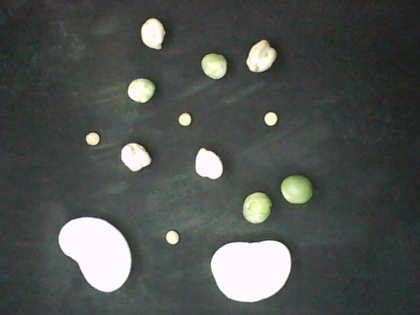
%> input picture foto.png, 420 x 315 px, shrunk from 637 x 477 before the run
$ octave operacionesMorfologicas.m   (GNU Octave 9; MATLAB toolbox functions it lacks are replaced by stand-ins)
%> lines starting %> are read from the running program, lines starting %| are printed output that depends on the picture; in (x1, y1, x2, y2) boxes, pixels count from 0 and x2, y2 are one past the last pixel; in counts of white or black regions, pixels touching at a corner belong together; the program's own positions count from 1
clear all; close all; clc;
closepreview;
%> (this line was passed over: closepreview is not available in this run)
% [8 lines of commented-out code are left out]

I=imread('foto.png');
%> I is the input picture: size 315x420x3 uint8; mean R, G, B 78.5, 83.5, 79.5
imshow(uint8(I));
impixelinfo;

Igray=rgb2gray(I);
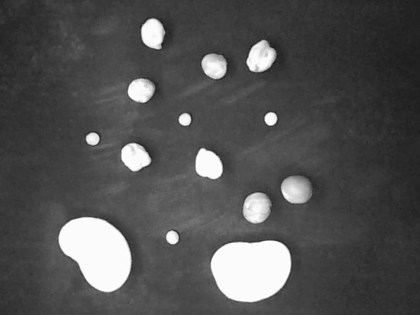
%> Igray: size 315x420 uint8; min 25, max 255, mean 81.6
%% Recuantizacion
%
% r=8;   % nuevo r (8 tonalidades de gris).
%
% %Para hacer procesamiento, los valores de las im醙enes tiene que %ser convertidas a datos tipo double.
%
% Igray=double(Igray);
%
% fe=max(max(Igray));
%
% Irecuan=round(Igray*((2^r)-1)/fe);
% Irecuan=round(Irecuan*fe/((2^r)-1));
%
% figure(4)
% imshow(uint8(Irecuan));
% impixelinfo;

%% Extraer R, G y B

% [16 lines of commented-out code are left out]

%% Otsu

 figure(5)
 imshow(Igray)

figure(2)
%subplot(2,2,1), imshow(Igray);
%subplot(2,2,2), im2bw(I,0.35);
[counts,X]=imhist(Igray);       %para imagen en escala de grises
%> counts = 256 values, max 7674 at index 252, min 0 at index 1, mean 516.8; X = 256 values from 0 to 255
P=polyfit(X,counts,6); Y=polyval(P,X);
%> after `P=polyfit(X,counts,6)`: P = [4.6e-09 -3.54e-06 0.00102 -0.133 7.34 -106.4 185.8]
%> after `Y=polyval(P,X)`: Y = 256 values, max 2132.1 at index 64, min -350.6 at index 144, mean 516.8
[V,ind]=sort(abs(diff(Y))); thresh=ind(3)./255;
%> after `[V,ind]=sort(abs(diff(Y)))`: V = 255 values from 0.293 to 201.2; ind = 255 values, max 255 at index 255, min 1 at index 247, mean 128
%> after `thresh=ind(3)./255`: thresh = 0.565
%subplot(2,2,3), im2bw(I,thresh);
level=graythresh(I);
%> level = 0.596
%subplot(2,2,4),
Ibin = im2bw(I,level);
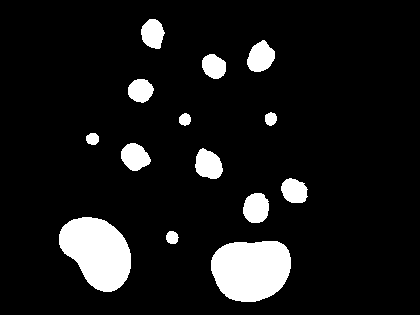
%> Ibin: size 315x420 logical; 9.6% white; 14 white regions, largest, box (x1, y1, x2, y2) and area: (211, 241, 291, 302) 3980, (59, 217, 131, 292) 3771, (195, 148, 223, 179) 635
imshow(Ibin);
figure(3); plot(X,counts); hold on, plot(X,Y,'r');
%> after `plot(X,Y,'r')`:
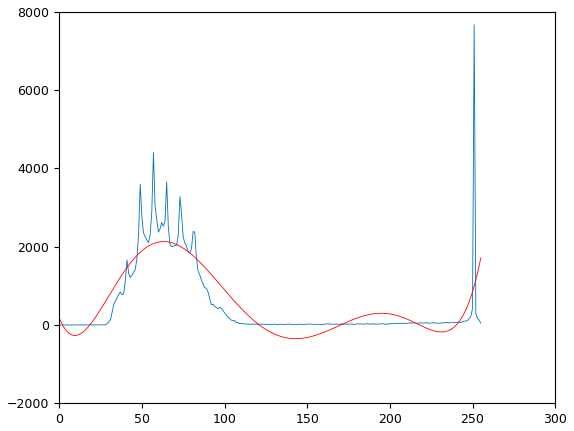
%> figure redrawn from the program's plot data; curve peaks at x = 251, y = 7674; curve peaks at x = 63, y = 2132.1

h1=fspecial('average',[9,9]);
Ibin=imfilter(Ibin,h1);
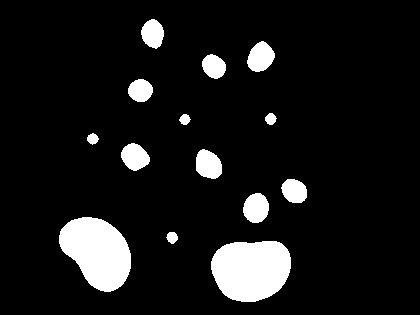
%> Ibin: size 315x420 logical; 9.3% white; 14 white regions, largest, box (x1, y1, x2, y2) and area: (211, 241, 291, 302) 3958, (59, 217, 131, 292) 3747, (247, 41, 275, 72) 610

figure(4)
imshow(Ibin);


%% Reduccion de ruido imagen binaria
% [18 lines of commented-out code are left out]
%% Deteccion de objetos
[M,N]=size(Ibin);  % determina el tama駉 de la imagen.
%> M = 315; N = 420

[Iobjeto,numobjeto] = bwlabel(Ibin);
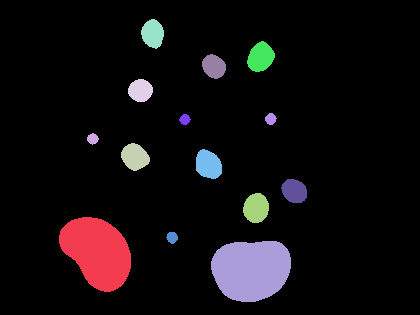
%> Iobjeto: size 315x420 double; 15 distinct labels, from 0 to 14; one colour per label, 0 black
%> numobjeto = 14

for i=1:numobjeto
    if numobjeto>0 & i<=numobjeto & i>0
       If=zeros(M,N);
       for x=1:M
           for y=1:N
               if Iobjeto(x,y)==i
                  If(x,y)=255;
               end;
           end;
       end;
       figure(5+i)
       imshow(uint8(If));
       title('Objeto extraido');
       impixelinfo
    end
end
%> this loop made 14 passes
%> pass 1, `imshow(uint8(If));`:
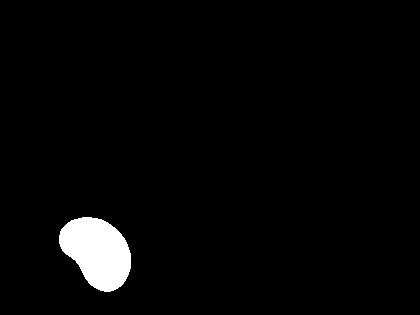
%> displayed picture: size 315x420, on the screen's scale of 0 to 255; 2.8% white; 1 white region, box (x1, y1, x2, y2) and area: (59, 217, 131, 292) 3747
%> after the loop:
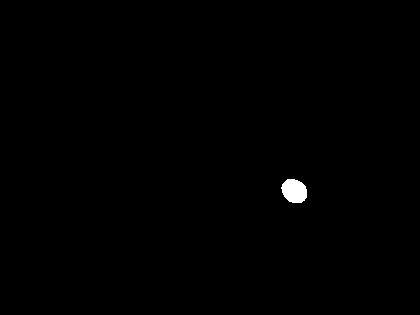
%> If: size 315x420 double; 0.37% white; 1 white region, box (x1, y1, x2, y2) and area: (281, 179, 307, 203) 487

%% Area de cada objeto

[f,k] = bwlabel(Ibin,8);
%> k = 14
Area=[];
for i=1:k
    ip=find(f==i);
    Area=[Area length(ip)];
end
%> this loop made 14 passes
%> Area on passes 1 to 12: 3747, [3747 98], [3747 98 572], [3747 98 572 443], [3747 98 572 443 506], [3747 98 572 443 506 104], [3747 98 572 443 506 104 91], [3747 98 572 443 506 104 91 604], [3747 98 572 443 506 104 91 604 442], [3747 98 572 443 506 104 91 604 442 3958], [3747 98 572 443 506 104 91 604 442 3958 606], [3747 98 572 443 506 104 91 604 442 3958 606 610]

%% Segmentacion
% [25 lines of commented-out code are left out]

$ run again, with lenteja.jpg saved as foto.png
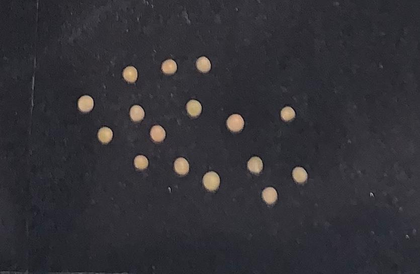
%> input picture lenteja.jpg, 420 x 274 px, shrunk from 835 x 545 before the run
%> I is the input picture: size 274x420x3 uint8; mean R, G, B 50.4, 49.2, 54.2
%> counts = 256 values, max 8436 at index 48, min 0 at index 1, mean 449.5; X = 256 values from 0 to 255
%> P = [1.59e-09 -9.72e-07 0.000169 0.00215 -2.95 201.7 -1572.9]
%> Y = 256 values, max 2271.5 at index 44, min -1572.9 at index 1, mean 449.5
%> V = 255 values from 0.39 to 198.7; ind = 255 values, max 255 at index 239, min 1 at index 255, mean 128
%> thresh = 0.169
%> level = 0.392
%> `Ibin = im2bw(I,level);`:
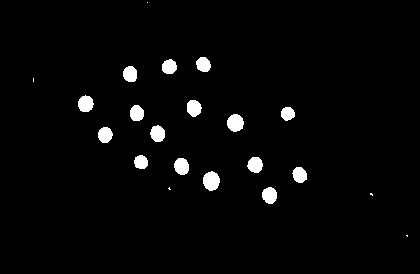
%> Ibin: size 274x420 logical; 2.7% white; 21 white regions (5 under 20 px), largest, box (x1, y1, x2, y2) and area: (203, 171, 220, 191) 258, (227, 114, 244, 132) 236, (78, 95, 94, 112) 207
%> `[Iobjeto,numobjeto] = bwlabel(Ibin);`:
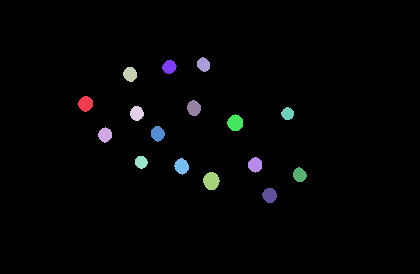
%> Iobjeto: size 274x420 double; 17 distinct labels, from 0 to 16; one colour per label, 0 black
%> numobjeto = 16
%> the loop `for i=1:numobjeto` made 16 passes
%> the loop `for i=1:k` made 16 passes
%> Area on passes 1 to 8: 179, [179 159], [179 159 161], [179 159 161 159], [179 159 161 159 129], [179 159 161 159 129 165], [179 159 161 159 129 165 150], [179 159 161 159 129 165 150 177]
